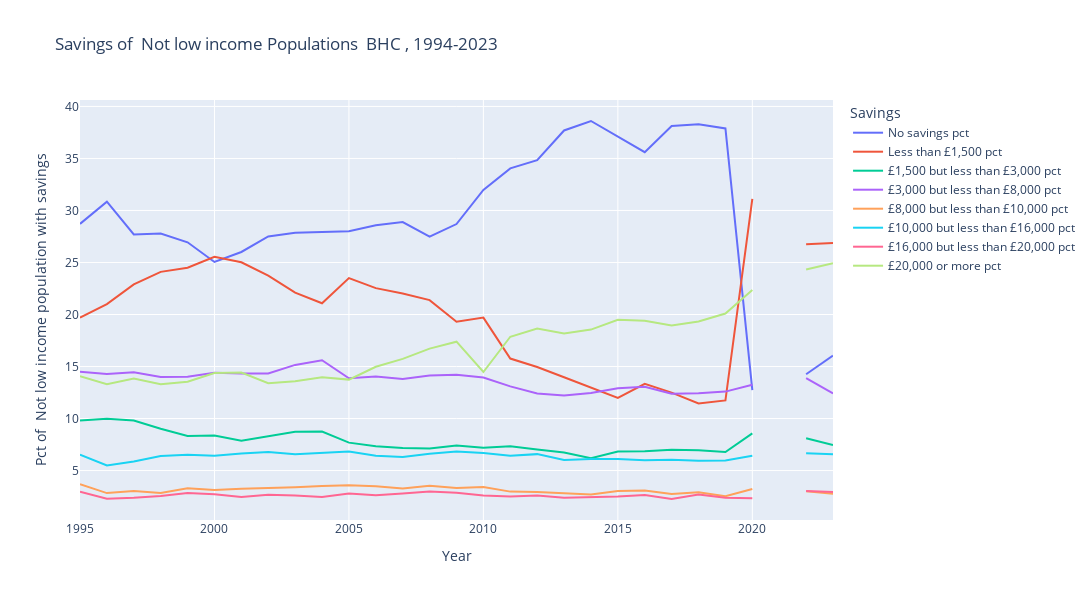

This figure's notebook cell:
### Code cell
plot_hbai_trends(BHC, savings_categories, False)

### Figure 1 — Plotly figure (JSON) as saved in the notebook; plotly's stock layout.template omitted (floating-point values rounded to 4 significant figures)
{"data": [{"customdata": [["No savings pct"], ["No savings pct"], ["No savings pct"], ["No savings pct"], ["No savings pct"], ["No savings pct"], ["No savings pct"], ["No savings pct"], ["No savings pct"], ["No savings pct"], ["No savings pct"], ["No savings pct"], ["No savings pct"], ["No savings pct"], ["No savings pct"], ["No savings pct"], ["No savings pct"], ["No savings pct"], ["No savings pct"], ["No savings pct"], ["No savings pct"], ["No savings pct"], ["No savings pct"], ["No savings pct"], ["No savings pct"], ["No savings pct"], ["No savings pct"], ["No savings pct"], ["No savings pct"]], "hovertemplate": "Savings=%{customdata[0]}<br>Year=%{x}<br>Amount of savings=%{y}<extra></extra>", "legendgroup": "No savings pct", "line": {"color": "#636efa", "dash": "solid"}, "marker": {"symbol": "circle"}, "mode": "lines", "name": "No savings pct", "orientation": "v", "showlegend": true, "type": "scatter", "x": [1995, 1996, 1997, 1998, 1999, 2000, 2001, 2002, 2003, 2004, 2005, 2006, 2007, 2008, 2009, 2010, 2011, 2012, 2013, 2014, 2015, 2016, 2017, 2018, 2019, 2020, 2021, 2022, 2023], "xaxis": "x", "y": [28.71, 30.84, 27.7, 27.79, 26.94, 25.05, 26.01, 27.5, 27.86, 27.92, 28.0, 28.58, 28.89, 27.49, 28.7, 31.97, 34.05, 34.83, 37.69, 38.6, 37.13, 35.6, 38.12, 38.28, 37.89, 12.73, NaN, 14.25, 16.04], "yaxis": "y"}, {"customdata": [["Less than £1,500 pct"], ["Less than £1,500 pct"], ["Less than £1,500 pct"], ["Less than £1,500 pct"], ["Less than £1,500 pct"], ["Less than £1,500 pct"], ["Less than £1,500 pct"], ["Less than £1,500 pct"], ["Less than £1,500 pct"], ["Less than £1,500 pct"], ["Less than £1,500 pct"], ["Less than £1,500 pct"], ["Less than £1,500 pct"], ["Less than £1,500 pct"], ["Less than £1,500 pct"], ["Less than £1,500 pct"], ["Less than £1,500 pct"], ["Less than £1,500 pct"], ["Less than £1,500 pct"], ["Less than £1,500 pct"], ["Less than £1,500 pct"], ["Less than £1,500 pct"], ["Less than £1,500 pct"], ["Less than £1,500 pct"], ["Less than £1,500 pct"], ["Less than £1,500 pct"], ["Less than £1,500 pct"], ["Less than £1,500 pct"], ["Less than £1,500 pct"]], "hovertemplate": "Savings=%{customdata[0]}<br>Year=%{x}<br>Amount of savings=%{y}<extra></extra>", "legendgroup": "Less than £1,500 pct", "line": {"color": "#EF553B", "dash": "solid"}, "marker": {"symbol": "circle"}, "mode": "lines", "name": "Less than £1,500 pct", "orientation": "v", "showlegend": true, "type": "scatter", "x": [1995, 1996, 1997, 1998, 1999, 2000, 2001, 2002, 2003, 2004, 2005, 2006, 2007, 2008, 2009, 2010, 2011, 2012, 2013, 2014, 2015, 2016, 2017, 2018, 2019, 2020, 2021, 2022, 2023], "xaxis": "x", "y": [19.69, 21.0, 22.89, 24.1, 24.5, 25.55, 25.02, 23.74, 22.1, 21.08, 23.5, 22.53, 22.01, 21.38, 19.31, 19.7, 15.77, 14.95, 13.97, 12.95, 11.98, 13.33, 12.49, 11.44, 11.74, 31.11, NaN, 26.76, 26.88], "yaxis": "y"}, {"customdata": [["£1,500 but less than £3,000 pct"], ["£1,500 but less than £3,000 pct"], ["£1,500 but less than £3,000 pct"], ["£1,500 but less than £3,000 pct"], ["£1,500 but less than £3,000 pct"], ["£1,500 but less than £3,000 pct"], ["£1,500 but less than £3,000 pct"], ["£1,500 but less than £3,000 pct"], ["£1,500 but less than £3,000 pct"], ["£1,500 but less than £3,000 pct"], ["£1,500 but less than £3,000 pct"], ["£1,500 but less than £3,000 pct"], ["£1,500 but less than £3,000 pct"], ["£1,500 but less than £3,000 pct"], ["£1,500 but less than £3,000 pct"], ["£1,500 but less than £3,000 pct"], ["£1,500 but less than £3,000 pct"], ["£1,500 but less than £3,000 pct"], ["£1,500 but less than £3,000 pct"], ["£1,500 but less than £3,000 pct"], ["£1,500 but less than £3,000 pct"], ["£1,500 but less than £3,000 pct"], ["£1,500 but less than £3,000 pct"], ["£1,500 but less than £3,000 pct"], ["£1,500 but less than £3,000 pct"], ["£1,500 but less than £3,000 pct"], ["£1,500 but less than £3,000 pct"], ["£1,500 but less than £3,000 pct"], ["£1,500 but less than £3,000 pct"]], "hovertemplate": "Savings=%{customdata[0]}<br>Year=%{x}<br>Amount of savings=%{y}<extra></extra>", "legendgroup": "£1,500 but less than £3,000 pct", "line": {"color": "#00cc96", "dash": "solid"}, "marker": {"symbol": "circle"}, "mode": "lines", "name": "£1,500 but less than £3,000 pct", "orientation": "v", "showlegend": true, "type": "scatter", "x": [1995, 1996, 1997, 1998, 1999, 2000, 2001, 2002, 2003, 2004, 2005, 2006, 2007, 2008, 2009, 2010, 2011, 2012, 2013, 2014, 2015, 2016, 2017, 2018, 2019, 2020, 2021, 2022, 2023], "xaxis": "x", "y": [9.822, 9.969, 9.817, 9.024, 8.33, 8.378, 7.867, 8.278, 8.731, 8.745, 7.685, 7.335, 7.178, 7.128, 7.398, 7.198, 7.325, 7.018, 6.745, 6.193, 6.833, 6.864, 7.005, 6.961, 6.782, 8.572, NaN, 8.097, 7.462], "yaxis": "y"}, {"customdata": [["£3,000 but less than £8,000 pct"], ["£3,000 but less than £8,000 pct"], ["£3,000 but less than £8,000 pct"], ["£3,000 but less than £8,000 pct"], ["£3,000 but less than £8,000 pct"], ["£3,000 but less than £8,000 pct"], ["£3,000 but less than £8,000 pct"], ["£3,000 but less than £8,000 pct"], ["£3,000 but less than £8,000 pct"], ["£3,000 but less than £8,000 pct"], ["£3,000 but less than £8,000 pct"], ["£3,000 but less than £8,000 pct"], ["£3,000 but less than £8,000 pct"], ["£3,000 but less than £8,000 pct"], ["£3,000 but less than £8,000 pct"], ["£3,000 but less than £8,000 pct"], ["£3,000 but less than £8,000 pct"], ["£3,000 but less than £8,000 pct"], ["£3,000 but less than £8,000 pct"], ["£3,000 but less than £8,000 pct"], ["£3,000 but less than £8,000 pct"], ["£3,000 but less than £8,000 pct"], ["£3,000 but less than £8,000 pct"], ["£3,000 but less than £8,000 pct"], ["£3,000 but less than £8,000 pct"], ["£3,000 but less than £8,000 pct"], ["£3,000 but less than £8,000 pct"], ["£3,000 but less than £8,000 pct"], ["£3,000 but less than £8,000 pct"]], "hovertemplate": "Savings=%{customdata[0]}<br>Year=%{x}<br>Amount of savings=%{y}<extra></extra>", "legendgroup": "£3,000 but less than £8,000 pct", "line": {"color": "#ab63fa", "dash": "solid"}, "marker": {"symbol": "circle"}, "mode": "lines", "name": "£3,000 but less than £8,000 pct", "orientation": "v", "showlegend": true, "type": "scatter", "x": [1995, 1996, 1997, 1998, 1999, 2000, 2001, 2002, 2003, 2004, 2005, 2006, 2007, 2008, 2009, 2010, 2011, 2012, 2013, 2014, 2015, 2016, 2017, 2018, 2019, 2020, 2021, 2022, 2023], "xaxis": "x", "y": [14.5, 14.27, 14.46, 13.99, 14.03, 14.4, 14.33, 14.33, 15.16, 15.61, 13.87, 14.04, 13.81, 14.13, 14.2, 13.94, 13.09, 12.41, 12.22, 12.46, 12.9, 13.06, 12.38, 12.43, 12.59, 13.25, NaN, 13.89, 12.41], "yaxis": "y"}, {"customdata": [["£8,000 but less than £10,000 pct"], ["£8,000 but less than £10,000 pct"], ["£8,000 but less than £10,000 pct"], ["£8,000 but less than £10,000 pct"], ["£8,000 but less than £10,000 pct"], ["£8,000 but less than £10,000 pct"], ["£8,000 but less than £10,000 pct"], ["£8,000 but less than £10,000 pct"], ["£8,000 but less than £10,000 pct"], ["£8,000 but less than £10,000 pct"], ["£8,000 but less than £10,000 pct"], ["£8,000 but less than £10,000 pct"], ["£8,000 but less than £10,000 pct"], ["£8,000 but less than £10,000 pct"], ["£8,000 but less than £10,000 pct"], ["£8,000 but less than £10,000 pct"], ["£8,000 but less than £10,000 pct"], ["£8,000 but less than £10,000 pct"], ["£8,000 but less than £10,000 pct"], ["£8,000 but less than £10,000 pct"], ["£8,000 but less than £10,000 pct"], ["£8,000 but less than £10,000 pct"], ["£8,000 but less than £10,000 pct"], ["£8,000 but less than £10,000 pct"], ["£8,000 but less than £10,000 pct"], ["£8,000 but less than £10,000 pct"], ["£8,000 but less than £10,000 pct"], ["£8,000 but less than £10,000 pct"], ["£8,000 but less than £10,000 pct"]], "hovertemplate": "Savings=%{customdata[0]}<br>Year=%{x}<br>Amount of savings=%{y}<extra></extra>", "legendgroup": "£8,000 but less than £10,000 pct", "line": {"color": "#FFA15A", "dash": "solid"}, "marker": {"symbol": "circle"}, "mode": "lines", "name": "£8,000 but less than £10,000 pct", "orientation": "v", "showlegend": true, "type": "scatter", "x": [1995, 1996, 1997, 1998, 1999, 2000, 2001, 2002, 2003, 2004, 2005, 2006, 2007, 2008, 2009, 2010, 2011, 2012, 2013, 2014, 2015, 2016, 2017, 2018, 2019, 2020, 2021, 2022, 2023], "xaxis": "x", "y": [3.693, 2.834, 3.038, 2.845, 3.29, 3.131, 3.242, 3.297, 3.398, 3.516, 3.585, 3.488, 3.264, 3.535, 3.325, 3.423, 2.975, 2.945, 2.814, 2.71, 3.037, 3.091, 2.753, 2.924, 2.54, 3.222, NaN, 3.004, 2.763], "yaxis": "y"}, {"customdata": [["£10,000 but less than £16,000 pct"], ["£10,000 but less than £16,000 pct"], ["£10,000 but less than £16,000 pct"], ["£10,000 but less than £16,000 pct"], ["£10,000 but less than £16,000 pct"], ["£10,000 but less than £16,000 pct"], ["£10,000 but less than £16,000 pct"], ["£10,000 but less than £16,000 pct"], ["£10,000 but less than £16,000 pct"], ["£10,000 but less than £16,000 pct"], ["£10,000 but less than £16,000 pct"], ["£10,000 but less than £16,000 pct"], ["£10,000 but less than £16,000 pct"], ["£10,000 but less than £16,000 pct"], ["£10,000 but less than £16,000 pct"], ["£10,000 but less than £16,000 pct"], ["£10,000 but less than £16,000 pct"], ["£10,000 but less than £16,000 pct"], ["£10,000 but less than £16,000 pct"], ["£10,000 but less than £16,000 pct"], ["£10,000 but less than £16,000 pct"], ["£10,000 but less than £16,000 pct"], ["£10,000 but less than £16,000 pct"], ["£10,000 but less than £16,000 pct"], ["£10,000 but less than £16,000 pct"], ["£10,000 but less than £16,000 pct"], ["£10,000 but less than £16,000 pct"], ["£10,000 but less than £16,000 pct"], ["£10,000 but less than £16,000 pct"]], "hovertemplate": "Savings=%{customdata[0]}<br>Year=%{x}<br>Amount of savings=%{y}<extra></extra>", "legendgroup": "£10,000 but less than £16,000 pct", "line": {"color": "#19d3f3", "dash": "solid"}, "marker": {"symbol": "circle"}, "mode": "lines", "name": "£10,000 but less than £16,000 pct", "orientation": "v", "showlegend": true, "type": "scatter", "x": [1995, 1996, 1997, 1998, 1999, 2000, 2001, 2002, 2003, 2004, 2005, 2006, 2007, 2008, 2009, 2010, 2011, 2012, 2013, 2014, 2015, 2016, 2017, 2018, 2019, 2020, 2021, 2022, 2023], "xaxis": "x", "y": [6.535, 5.494, 5.876, 6.395, 6.528, 6.412, 6.646, 6.774, 6.556, 6.712, 6.826, 6.413, 6.311, 6.615, 6.826, 6.693, 6.422, 6.579, 6.005, 6.106, 6.114, 5.999, 6.045, 5.932, 5.977, 6.416, NaN, 6.657, 6.571], "yaxis": "y"}, {"customdata": [["£16,000 but less than £20,000 pct"], ["£16,000 but less than £20,000 pct"], ["£16,000 but less than £20,000 pct"], ["£16,000 but less than £20,000 pct"], ["£16,000 but less than £20,000 pct"], ["£16,000 but less than £20,000 pct"], ["£16,000 but less than £20,000 pct"], ["£16,000 but less than £20,000 pct"], ["£16,000 but less than £20,000 pct"], ["£16,000 but less than £20,000 pct"], ["£16,000 but less than £20,000 pct"], ["£16,000 but less than £20,000 pct"], ["£16,000 but less than £20,000 pct"], ["£16,000 but less than £20,000 pct"], ["£16,000 but less than £20,000 pct"], ["£16,000 but less than £20,000 pct"], ["£16,000 but less than £20,000 pct"], ["£16,000 but less than £20,000 pct"], ["£16,000 but less than £20,000 pct"], ["£16,000 but less than £20,000 pct"], ["£16,000 but less than £20,000 pct"], ["£16,000 but less than £20,000 pct"], ["£16,000 but less than £20,000 pct"], ["£16,000 but less than £20,000 pct"], ["£16,000 but less than £20,000 pct"], ["£16,000 but less than £20,000 pct"], ["£16,000 but less than £20,000 pct"], ["£16,000 but less than £20,000 pct"], ["£16,000 but less than £20,000 pct"]], "hovertemplate": "Savings=%{customdata[0]}<br>Year=%{x}<br>Amount of savings=%{y}<extra></extra>", "legendgroup": "£16,000 but less than £20,000 pct", "line": {"color": "#FF6692", "dash": "solid"}, "marker": {"symbol": "circle"}, "mode": "lines", "name": "£16,000 but less than £20,000 pct", "orientation": "v", "showlegend": true, "type": "scatter", "x": [1995, 1996, 1997, 1998, 1999, 2000, 2001, 2002, 2003, 2004, 2005, 2006, 2007, 2008, 2009, 2010, 2011, 2012, 2013, 2014, 2015, 2016, 2017, 2018, 2019, 2020, 2021, 2022, 2023], "xaxis": "x", "y": [2.974, 2.302, 2.379, 2.565, 2.849, 2.714, 2.466, 2.668, 2.612, 2.453, 2.797, 2.63, 2.793, 2.997, 2.86, 2.601, 2.511, 2.605, 2.383, 2.431, 2.517, 2.653, 2.266, 2.696, 2.387, 2.335, NaN, 3.023, 2.945], "yaxis": "y"}, {"customdata": [["£20,000 or more pct"], ["£20,000 or more pct"], ["£20,000 or more pct"], ["£20,000 or more pct"], ["£20,000 or more pct"], ["£20,000 or more pct"], ["£20,000 or more pct"], ["£20,000 or more pct"], ["£20,000 or more pct"], ["£20,000 or more pct"], ["£20,000 or more pct"], ["£20,000 or more pct"], ["£20,000 or more pct"], ["£20,000 or more pct"], ["£20,000 or more pct"], ["£20,000 or more pct"], ["£20,000 or more pct"], ["£20,000 or more pct"], ["£20,000 or more pct"], ["£20,000 or more pct"], ["£20,000 or more pct"], ["£20,000 or more pct"], ["£20,000 or more pct"], ["£20,000 or more pct"], ["£20,000 or more pct"], ["£20,000 or more pct"], ["£20,000 or more pct"], ["£20,000 or more pct"], ["£20,000 or more pct"]], "hovertemplate": "Savings=%{customdata[0]}<br>Year=%{x}<br>Amount of savings=%{y}<extra></extra>", "legendgroup": "£20,000 or more pct", "line": {"color": "#B6E880", "dash": "solid"}, "marker": {"symbol": "circle"}, "mode": "lines", "name": "£20,000 or more pct", "orientation": "v", "showlegend": true, "type": "scatter", "x": [1995, 1996, 1997, 1998, 1999, 2000, 2001, 2002, 2003, 2004, 2005, 2006, 2007, 2008, 2009, 2010, 2011, 2012, 2013, 2014, 2015, 2016, 2017, 2018, 2019, 2020, 2021, 2022, 2023], "xaxis": "x", "y": [14.07, 13.29, 13.84, 13.29, 13.53, 14.37, 14.42, 13.4, 13.59, 13.97, 13.74, 14.98, 15.74, 16.72, 17.39, 14.47, 17.86, 18.66, 18.18, 18.55, 19.49, 19.4, 18.94, 19.34, 20.1, 22.36, NaN, 24.32, 24.92], "yaxis": "y"}], "layout": {"height": 600, "hovermode": "x unified", "legend": {"title": {"text": "Savings"}, "tracegroupgap": 0}, "title": {"text": "Savings of  Not low income Populations  BHC , 1994-2023"}, "width": 1200, "xaxis": {"anchor": "y", "domain": [0, 1], "title": {"text": "Year"}}, "yaxis": {"anchor": "x", "domain": [0, 1], "title": {"text": "Pct of  Not low income population with savings"}}}}
